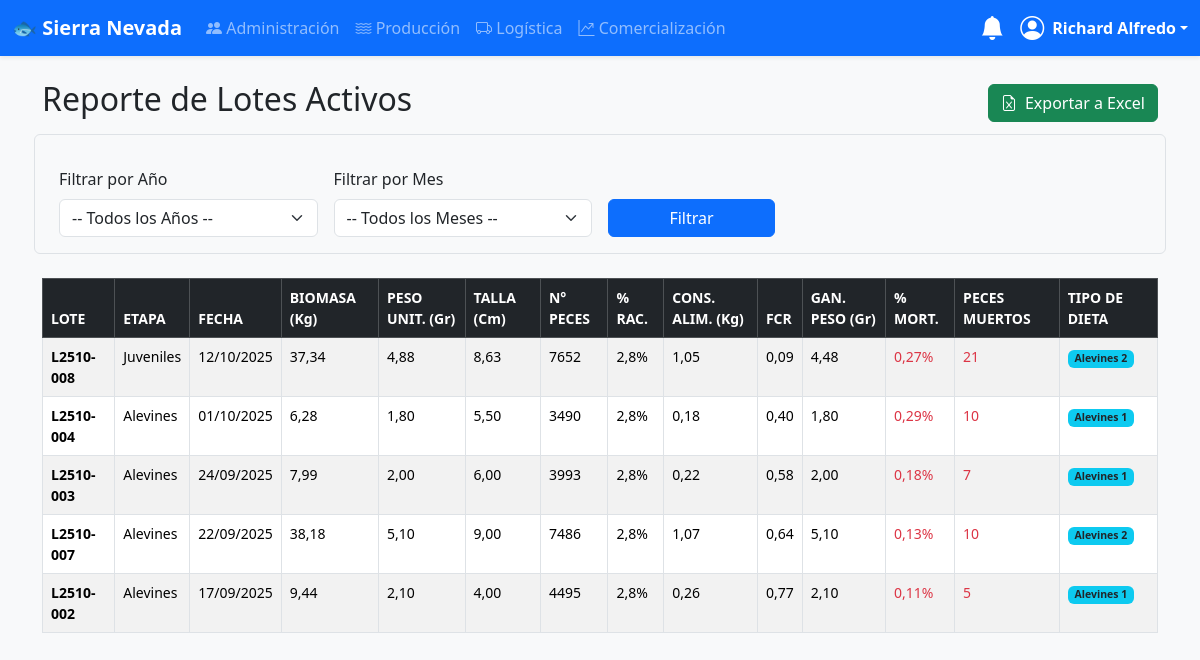
/produccion/historial/ (signed in), run on the app's committed database.
### usuarios/models.py (models this page shows, shortened)
class CustomUser(AbstractUser):
    dni = models.CharField(max_length=8, unique=True, null=True, blank=True)
    pregunta_seguridad = models.ForeignKey(PreguntaSeguridad, on_delete=models.SET_NULL, null=True, blank=True)
    respuesta_seguridad = models.CharField(max_length=255, null=True, blank=True)
    groups = models.ManyToManyField('auth.Group', related_name='customuser_set', blank=True, verbose_name='grupos')
    user_permissions = models.ManyToManyField('auth.Permission', related_name='customuser_set', blank=True)

### produccion/models.py (models this page shows, shortened)
class Lote(models.Model):
    ETAPAS = (('OVAS', 'Ovas'), ('ALEVINES', 'Alevines'), ('JUVENILES', 'Juveniles'), ('ENGORDE', 'Engorde'))
    codigo_lote = models.CharField(max_length=50, unique=True, blank=True, editable=False)
    etapa_actual = models.CharField(max_length=10, choices=ETAPAS)
    cantidad_inicial = models.PositiveIntegerField(default=0, editable=False, help_text="Cantidad de peces al inicio de la etapa actual")
    peso_promedio_inicial_gr = models.DecimalField(max_digits=7, decimal_places=2, default=Decimal('0.00'), editable=False, help_text="Peso promedio al inicio de la etapa actual")
    cantidad_total_peces = models.PositiveIntegerField(default=0)
    talla_min_cm = models.DecimalField(max_digits=5, decimal_places=2, null=True, blank=True, verbose_name="Talla Mínima (cm)")
    talla_max_cm = models.DecimalField(max_digits=5, decimal_places=2, null=True, blank=True, verbose_name="Talla Máxima (cm)")
    peso_promedio_pez_gr = models.DecimalField(max_digits=7, decimal_places=2, null=True, blank=True, help_text="Peso promedio en gramos")
    bastidor = models.OneToOneField('Bastidor', on_delete=models.SET_NULL, null=True, blank=True, related_name='lote_actual')
    artesa = models.ForeignKey('Artesa', on_delete=models.SET_NULL, null=True, blank=True, related_name='lotes')
    jaula = models.ForeignKey('Jaula', on_delete=models.SET_NULL, null=True, blank=True, related_name='lotes')
    fecha_ingreso_etapa = models.DateField(default=timezone.now)
    activo = models.BooleanField(default=True, help_text="Indica si el lote está activo o ha sido finalizado/cerrado")
    @property
    def tipo_alimento(self):
        if not self.talla_max_cm or self.talla_max_cm == 0:
            return "Alevines 1"
        talla = self.talla_max_cm
        if talla <= 8: return "Alevines 1"
        elif 8 < talla <= 10: return "Alevines 2"
        elif 10 < talla <= 15: return "Crecimiento 1"
        elif 15 < talla <= 20: return "Crecimiento 2"
        else: return "Engorde"
    @property
    def biomasa_kg(self):
        if self.cantidad_total_peces and self.peso_promedio_pez_gr:
            return (Decimal(self.cantidad_total_peces) * self.peso_promedio_pez_gr) / Decimal(1000)
        return Decimal(0)
    @property
    def racion_alimentaria_porcentaje(self):
        if not self.talla_max_cm or not self.peso_promedio_pez_gr:
            return Decimal(0)
        talla = self.talla_max_cm
        peso = self.peso_promedio_pez_gr
        if peso <= 20: return Decimal('2.8')
        if peso <= 50: return Decimal('2.5')
        if peso <= 100: return Decimal('2.2')
        if peso <= 150: return Decimal('1.9')
        if peso <= 250: return Decimal('1.5')
        return Decimal('1.2')
    @property
    def alimento_diario_kg(self):
        if not self.cantidad_total_peces or not self.peso_promedio_pez_gr:
            return Decimal(0)
        racion = self.racion_alimentaria_porcentaje
        alimento_kg = (self.biomasa_kg * racion) / Decimal(100)
        return round(alimento_kg, 2)
    @property
    def ganancia_en_peso_gr(self):
        if self.peso_promedio_pez_gr and self.peso_promedio_inicial_gr is not None:
            return self.peso_promedio_pez_gr - self.peso_promedio_inicial_gr
        return Decimal(0)
    @property
    def conversion_alimenticia(self):
        biomasa_ganada_kg = (self.ganancia_en_peso_gr * Decimal(self.cantidad_total_peces)) / Decimal(1000)
        dias_en_etapa = (timezone.now().date() - self.fecha_ingreso_etapa).days
        if dias_en_etapa <= 0:
            return Decimal(0)
        alimento_total_consumido_kg = self.alimento_diario_kg * dias_en_etapa
        if biomasa_ganada_kg > 0 and alimento_total_consumido_kg > 0:
            return round(alimento_total_consumido_kg / biomasa_ganada_kg, 2)
        return Decimal(0)

### produccion/views.py (the view)
# urls.py: path('historial/', views.HistorialTrazabilidadView.as_view(), name='historial-trazabilidad'),
class HistorialTrazabilidadView(ProduccionPermissionMixin, ListView):
    model = Lote
    template_name = 'produccion/historial_trazabilidad.html'
    context_object_name = 'lotes_data' # Cambiamos el nombre para más claridad
    paginate_by = 30
    def get_queryset(self):
        queryset = Lote.objects.filter(
            etapa_actual__in=['ALEVINES', 'JUVENILES', 'ENGORDE']
        ).prefetch_related('registros_mortalidad').order_by('-fecha_ingreso_etapa')
        year = self.request.GET.get('year')
        month = self.request.GET.get('month')
        if year:
            queryset = queryset.filter(fecha_ingreso_etapa__year=year)
        if month:
            queryset = queryset.filter(fecha_ingreso_etapa__month=month)
        return queryset
    def get_context_data(self, **kwargs):
        context = super().get_context_data(**kwargs)
        lotes_procesados = []
        for lote in context['lotes_data']:
            peces_muertos = lote.registros_mortalidad.aggregate(total=Coalesce(Sum('cantidad'), 0))['total']
            cantidad_inicial = lote.cantidad_total_peces + peces_muertos
            porc_mort = (peces_muertos / cantidad_inicial) * 100 if cantidad_inicial > 0 else 0
            lotes_procesados.append({
                'lote': lote,
                'peces_muertos': peces_muertos,
                'porc_mort': round(porc_mort, 2)
            })
        context['lotes_data'] = lotes_procesados # Reemplazamos la lista original por la procesada
        context['years'] = range(timezone.now().year, 2022, -1)
        context['months'] = [
            (1, 'Enero'), (2, 'Febrero'), (3, 'Marzo'), (4, 'Abril'),
            (5, 'Mayo'), (6, 'Junio'), (7, 'Julio'), (8, 'Agosto'),
            (9, 'Septiembre'), (10, 'Octubre'), (11, 'Noviembre'), (12, 'Diciembre')
        ]
        context['selected_year'] = self.request.GET.get('year', '')
        context['selected_month'] = self.request.GET.get('month', '')
        return context

### produccion/views.py (called while the page is built)
    def test_func(self):
        return self.request.user.is_staff or self.request.user.groups.filter(name='Produccion').exists()

### usuarios/templatetags/auth_extras.py (called while the page is built)
@register.filter(name='has_group')
def has_group(user, group_name):
    return user.groups.filter(name=group_name).exists()

### templates/produccion/historial_trazabilidad.html (shortened to what this page needs)
{% extends "base.html" %}
{% block content %}
<div class="d-flex justify-content-between align-items-center mb-4">
    <h1 class="h2">Reporte de Lotes Activos</h1>
    <a href="{% url 'exportar-lotes-excel' %}?year={{ selected_year }}&month={{ selected_month }}" class="btn btn-success">
        <i class="bi bi-file-earmark-excel me-2"></i>Exportar a Excel
    </a>
</div>
<form method="get" class="row g-3 mb-4 p-3 bg-light border rounded">
    <div class="col-md-3">
        <label for="yearFilter" class="form-label">Filtrar por Año</label>
        <select name="year" id="yearFilter" class="form-select">
            <option value="">-- Todos los Años --</option>
        </select>
    </div>
    <div class="col-md-3">
        <label for="monthFilter" class="form-label">Filtrar por Mes</label>
        <select name="month" id="monthFilter" class="form-select">
            <option value="">-- Todos los Meses --</option>
        </select>
    </div>
    <div class="col-md-2 align-self-end">
        <button type="submit" class="btn btn-primary w-100">Filtrar</button>
    </div>
</form>
<div class="table-responsive">
    <table class="table table-striped table-hover table-bordered small">
        <thead class="table-dark">
            <tr>
                <th>LOTE</th>
                <th>ETAPA</th>
                <th>FECHA</th>
                <th>BIOMASA (Kg)</th>
                <th>PESO UNIT. (Gr)</th>
                <th>TALLA (Cm)</th>
                <th>N° PECES</th>
                <th>% RAC.</th>
                <th>CONS. ALIM. (Kg)</th>
                <th>FCR</th>
                <th>GAN. PESO (Gr)</th>
                <th>% MORT.</th>
                <th>PECES MUERTOS</th>
                <th>TIPO DE DIETA</th>
            </tr>
        </thead>
        <tbody>
            {% for item in lotes_data %}
            <tr>
                <td><strong>{{ item.lote.codigo_lote }}</strong></td>
                <td>{{ item.lote.get_etapa_actual_display }}</td>
                <td>{{ item.lote.fecha_ingreso_etapa|date:"d/m/Y" }}</td>
                <td>{{ item.lote.biomasa_kg|floatformat:2 }}</td>
                <td>{{ item.lote.peso_promedio_pez_gr|floatformat:2 }}</td>
                <td>{{ item.lote.talla_max_cm|floatformat:2 }}</td>
                <td>{{ item.lote.cantidad_total_peces }}</td>
                <td>{{ item.lote.racion_alimentaria_porcentaje|floatformat:1 }}%</td>
                <td>{{ item.lote.alimento_diario_kg|floatformat:2 }}</td>
                <td>{{ item.lote.conversion_alimenticia|floatformat:2 }}</td>
                <td>{{ item.lote.ganancia_en_peso_gr|floatformat:2 }}</td>
                <td class="text-danger">{{ item.porc_mort|floatformat:2 }}%</td>
                <td class="text-danger">{{ item.peces_muertos }}</td>
                <td><span class="badge bg-info text-dark">{{ item.lote.tipo_alimento }}</span></td>
            </tr>
            {% empty %}
            <tr>
                <td colspan="14" class="text-center p-4">No hay lotes que coincidan con los filtros seleccionados.</td>
            </tr>
            {% endfor %}
        </tbody>
    </table>
</div>
{% endblock %}

### templates/base.html (shortened to what this page needs)
<!doctype html>
<html lang="es">
{% load auth_extras %}
{% load static %} <head>
    <link href="https://cdn.jsdelivr.net/npm/bootstrap@5.3.3/dist/css/bootstrap.min.css" rel="stylesheet">
    <link rel="stylesheet" href="https://cdn.jsdelivr.net/npm/bootstrap-icons@1.11.3/font/bootstrap-icons.min.css">
</head>
<body>
    <nav class="navbar navbar-expand-lg navbar-dark bg-primary shadow-sm sticky-top">
        <div class="container-fluid">
            <a class="navbar-brand fw-bold" href="{% url 'welcome' %}">🐟 Sierra Nevada</a>
            <div class="collapse navbar-collapse" id="mainNavbar">
                {% if user.is_authenticated %}
                <ul class="navbar-nav me-auto mb-2 mb-lg-0">
                    {% if user.is_staff %}
                    <li class="nav-item"><a class="nav-link" href="{% url 'user-list' %}"><i class="bi bi-people-fill"></i> Administración</a></li>
                    {% endif %}
                    {% if user|has_group:"Produccion" %}
                    <li class="nav-item"><a class="nav-link" href="{% url 'dashboard-produccion' %}"><i class="bi bi-water"></i> Producción</a></li>
                    {% endif %}
                    {% if user|has_group:"Logistica" %}
                    <li class="nav-item"><a class="nav-link" href="{% url 'dashboard-logistica' %}"><i class="bi bi-truck"></i> Logística</a></li>
                    {% endif %}
                    {% if user|has_group:"Comercializacion" %}
                    <li class="nav-item"><a class="nav-link" href="{% url 'dashboard-comercializacion' %}"><i class="bi bi-graph-up-arrow"></i> Comercialización</a></li>
                    {% endif %}
                </ul>
                <div class="dropdown me-3">
                    <a href="#" class="d-flex align-items-center text-white text-decoration-none position-relative" id="notificationsDropdown" data-bs-toggle="dropdown" aria-expanded="false">
                        <i class="bi bi-bell-fill fs-4"></i>
                    </a>
                </div>
                <div class="dropdown">
                    <a href="#" class="d-flex align-items-center text-white text-decoration-none dropdown-toggle" data-bs-toggle="dropdown">
                        <i class="bi bi-person-circle fs-4 me-2"></i>
                        <strong>{{ user.first_name|default:user.username }}</strong>
                    </a>
                </div>
                {% endif %}
            </div>
        </div>
    </nav>
    <main class="container my-4">
        {% block content %}{% endblock %}
    </main>
</body>
</html>

### templates/base.html (style rules this page uses)
body { background-color: #f8f9fa; }

### data on the page
CustomUser: first_name "Richard Alfredo"
Lote: lote.codigo_lote "L2510-008", lote.etapa_actual "Juveniles", lote.fecha_ingreso_etapa "12/10/2025", lote.biomasa_kg "37,34", lote.peso_promedio_pez_gr "4,88", lote.talla_max_cm "8,63", lote.cantidad_total_peces "7652", lote.racion_alimentaria_porcentaje "2,8", lote.alimento_diario_kg "1,05", lote.conversion_alimenticia "0,09", lote.ganancia_en_peso_gr "4,48", porc_mort "0,27", peces_muertos "21", lote.tipo_alimento "Alevines 2"
Lote: lote.codigo_lote "L2510-004", lote.etapa_actual "Alevines", lote.fecha_ingreso_etapa "01/10/2025", lote.biomasa_kg "6,28", lote.peso_promedio_pez_gr "1,80", lote.talla_max_cm "5,50", lote.cantidad_total_peces "3490", lote.racion_alimentaria_porcentaje "2,8", lote.alimento_diario_kg "0,18", lote.conversion_alimenticia "0,40", lote.ganancia_en_peso_gr "1,80", porc_mort "0,29", peces_muertos "10", lote.tipo_alimento "Alevines 1"
Lote: lote.codigo_lote "L2510-003", lote.etapa_actual "Alevines", lote.fecha_ingreso_etapa "24/09/2025", lote.biomasa_kg "7,99", lote.peso_promedio_pez_gr "2,00", lote.talla_max_cm "6,00", lote.cantidad_total_peces "3993", lote.racion_alimentaria_porcentaje "2,8", lote.alimento_diario_kg "0,22", lote.conversion_alimenticia "0,58", lote.ganancia_en_peso_gr "2,00", porc_mort "0,18", peces_muertos "7", lote.tipo_alimento "Alevines 1"
Lote: lote.codigo_lote "L2510-007", lote.etapa_actual "Alevines", lote.fecha_ingreso_etapa "22/09/2025", lote.biomasa_kg "38,18", lote.peso_promedio_pez_gr "5,10", lote.talla_max_cm "9,00", lote.cantidad_total_peces "7486", lote.racion_alimentaria_porcentaje "2,8", lote.alimento_diario_kg "1,07", lote.conversion_alimenticia "0,64", lote.ganancia_en_peso_gr "5,10", porc_mort "0,13", peces_muertos "10", lote.tipo_alimento "Alevines 2"
Lote: lote.codigo_lote "L2510-002", lote.etapa_actual "Alevines", lote.fecha_ingreso_etapa "17/09/2025", lote.biomasa_kg "9,44", lote.peso_promedio_pez_gr "2,10", lote.talla_max_cm "4,00", lote.cantidad_total_peces "4495", lote.racion_alimentaria_porcentaje "2,8", lote.alimento_diario_kg "0,26", lote.conversion_alimenticia "0,77", lote.ganancia_en_peso_gr "2,10", porc_mort "0,11", peces_muertos "5", lote.tipo_alimento "Alevines 1"
